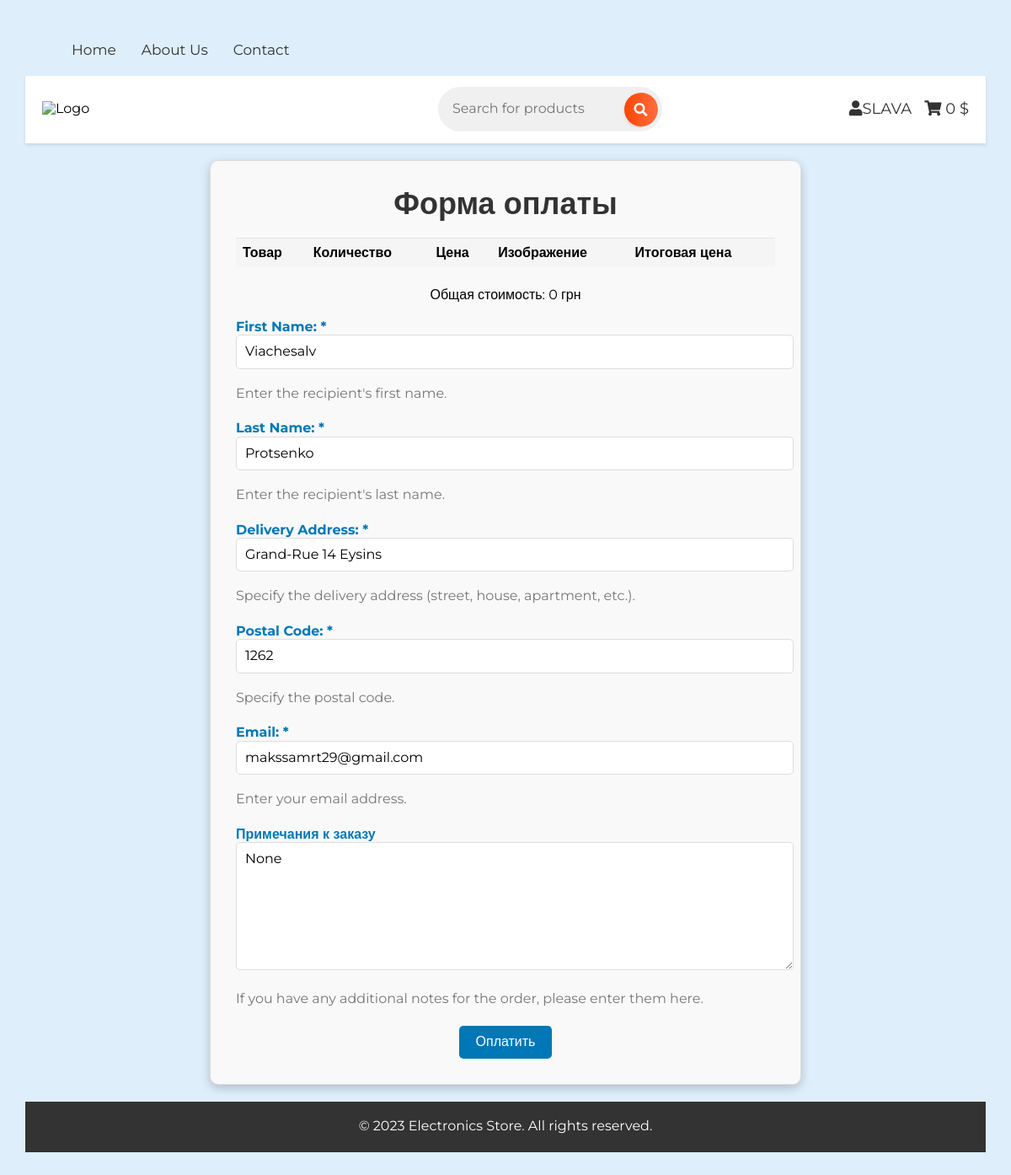
/payment-and-orders/payment-form/ (signed in), run on an earlier commit of the app's database.
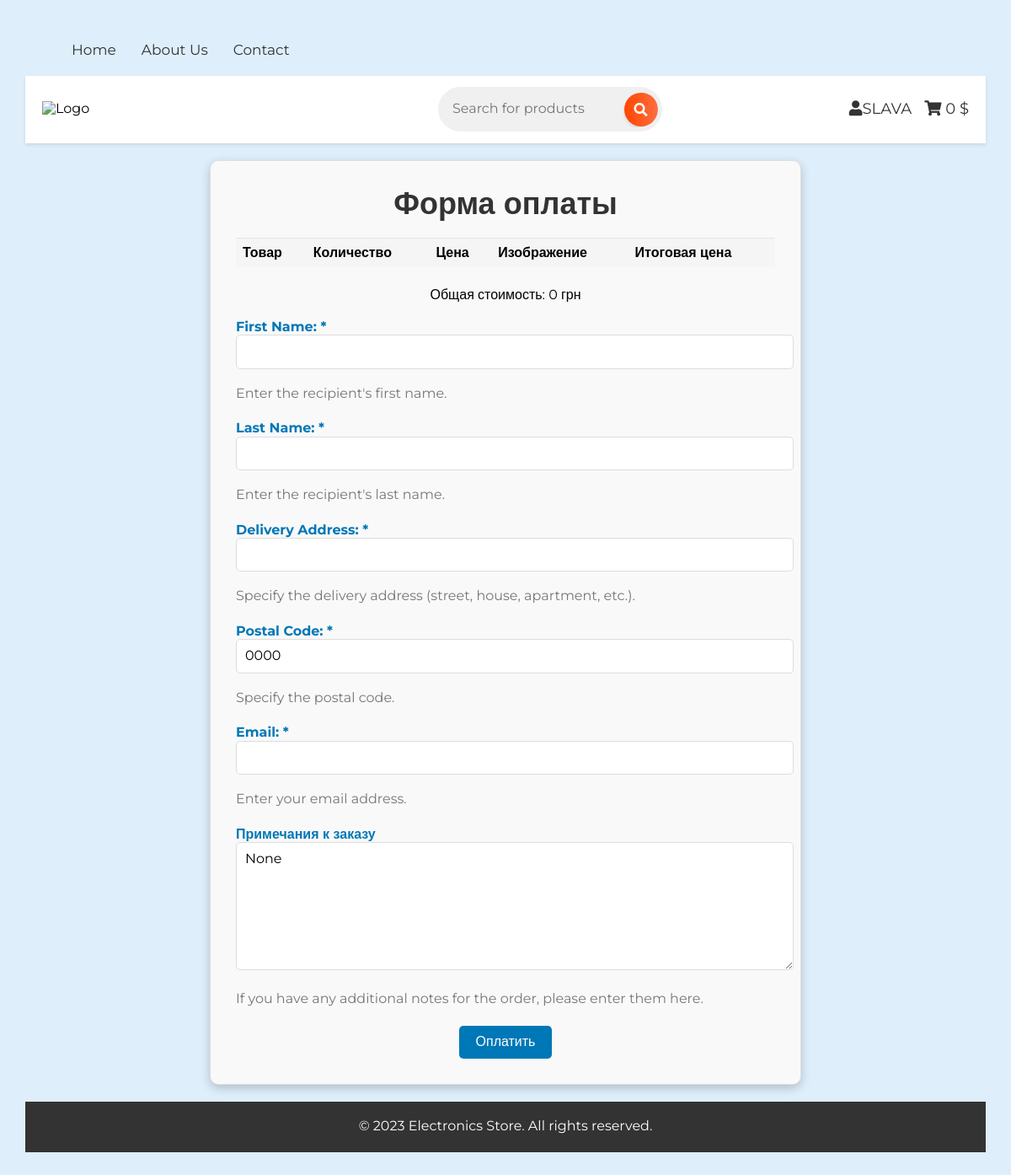
And on a later commit of the database.
### usersApp/models.py (models this page shows, shortened)
class CustomUser(AbstractBaseUser, PermissionsMixin):
    email = models.EmailField(verbose_name='Електронна пошта')
    username = models.CharField(max_length=150, unique=True, blank=True, verbose_name='Ім\'я користувача')
    first_name = models.CharField(max_length=150, blank=True, verbose_name='Ім\'я')
    last_name = models.CharField(max_length=150, blank=True, verbose_name='Прізвище')
    phone_number = models.CharField(max_length=20, blank=True, verbose_name='Номер телефону')
    shipping_address = models.CharField(max_length=255, blank=True, verbose_name='Адреса доставки')
    postal_code = models.CharField(max_length=4, blank=True, null=True, default='0000', verbose_name='Поштовий індекс')
    is_active = models.BooleanField(default=True, verbose_name='Активний')
    is_staff = models.BooleanField(default=False, verbose_name='Персонал')
    date_joined = models.DateTimeField(default=timezone.now, verbose_name='Дата реєстрації')
    objects = CustomUserManager()
    USERNAME_FIELD = 'username'
    REQUIRED_FIELDS = []
    class Meta:
        verbose_name = 'Користувач'
        verbose_name_plural = 'Користувачі'

### payment_and_orders_App/views.py (the view)
# urls.py: path('payment-form/', views.order_and_payment, name='payment_form'),
def order_and_payment(request):
    categories = Category.objects.all()
    user_data = get_object_or_404(CustomUser, pk=request.user.pk)
    form = OrderForm(initial={
        'first_name': user_data.first_name,
        'last_name': user_data.last_name,
        'delivery_address': user_data.shipping_address,
        'email': user_data.email,
        'phone_number': user_data.phone_number,
        'delivery_postal_code': user_data.postal_code,
    })
    cart_items, total_price = get_cart_info(request.user)
    context = {
        'form': form,
        'categories': categories,
        'cart_items': cart_items,
        'total_price': total_price,
    }
    return render(request, 'payment_and_orders_App/payment_form.html', context)

### mainapp/context_processors.py (called while the page is built)
def calculate_cart_total(user):
    total = 0
    if user.is_authenticated:
        cart_items = CartItem.objects.filter(user=user)
        for cart_item in cart_items:
            total += cart_item.quantity * cart_item.product.product_price
    return total

def cart_total(request):
    total = calculate_cart_total(request.user)
    return {'cart_total': total}

def get_username(request):
    user = get_user(request)
    username = user.username if user.is_authenticated else None
    return {'username': username}

### payment_and_orders_App/views.py (called while the page is built)
def get_cart_info(user):
    cart_items = CartItem.objects.filter(user=user)
    total_price = 0
    for cart_item in cart_items:
        cart_item.total_price = cart_item.quantity * cart_item.product.product_price
        total_price += cart_item.total_price
    return cart_items, total_price

### payment_and_orders_App/templates/payment_and_orders_App/payment_form.html (shortened to what this page needs)
{% extends 'mainApp/base.html' %}
{% block contents %}
<div class="payment-and-orders-App-container">
    <form method="post" action="{% url 'payment_form_success' %}">
        <h2 class="payment-and-orders-App-title">Форма оплаты</h2>
        <table class="table table-striped">
            <thead>
                <tr>
                    <th>Товар</th>
                    <th>Количество</th>
                    <th>Цена</th>
                    <th>Изображение</th>
                    <th>Итоговая цена</th>
                </tr>
            </thead>
        </table>
    <p>Общая стоимость: {{ total_price }} грн</p>
        <div class="payment-and-orders-App-form-field">
            <label for="{{ form.first_name.id_for_label }}" class="payment-and-orders-App-label">{{ form.first_name.label_tag }} *</label>
            <input required type="text" class="payment-and-orders-App-input" id="{{ form.first_name.id_for_label }}" name="{{ form.first_name.name }}" value="{{ form.first_name.value }}">
            <p class="payment-and-orders-App-help-text">{{ form.first_name.help_text }}</p>
        </div>
        <div class="payment-and-orders-App-form-field">
            <label for="{{ form.last_name.id_for_label }}" class="payment-and-orders-App-label">{{ form.last_name.label_tag }} *</label>
            <input required type="text" class="payment-and-orders-App-input" id="{{ form.last_name.id_for_label }}" name="{{ form.last_name.name }}" value="{{ form.last_name.value }}">
            <p class="payment-and-orders-App-help-text">{{ form.last_name.help_text }}</p>
        </div>
        <div class="payment-and-orders-App-form-field">
            <label for="{{ form.delivery_address.id_for_label }}" class="payment-and-orders-App-label">{{ form.delivery_address.label_tag }} *</label>
            <input required type="text" class="payment-and-orders-App-input" id="{{ form.delivery_address.id_for_label }}" name="{{ form.delivery_address.name }}" value="{{ form.delivery_address.value }}">
            <p class="payment-and-orders-App-help-text">{{ form.delivery_address.help_text }}</p>
        </div>
        <div class="payment-and-orders-App-form-field">
            <label for="{{ form.delivery_postal_code.id_for_label }}" class="payment-and-orders-App-label">{{ form.delivery_postal_code.label_tag }} *</label>
            <input required type="text" class="payment-and-orders-App-input" id="{{ form.delivery_postal_code.id_for_label }}" name="{{ form.delivery_postal_code.name }}" value="{{ form.delivery_postal_code.value }}">
            <p class="payment-and-orders-App-help-text">{{ form.delivery_postal_code.help_text }}</p>
        </div>
        <div class="payment-and-orders-App-form-field">
            <label for="{{ form.email.id_for_label }}" class="payment-and-orders-App-label">{{ form.email.label_tag }} *</label>
            <input required type="email" class="payment-and-orders-App-input" id="{{ form.email.id_for_label }}" name="{{ form.email.name }}" value="{{ form.email.value }}">
            <p class="payment-and-orders-App-help-text">{{ form.email.help_text }}</p>
        </div>
        <div class="payment-and-orders-App-form-field">
            <label for="{{ form.notes.id_for_label }}" class="payment-and-orders-App-label">Примечания к заказу</label>
            <textarea class="payment-and-orders-App-textarea" id="{{ form.notes.id_for_label }}" name="{{ form.notes.name }}">{{ form.notes.value }}</textarea>
            <p class="payment-and-orders-App-help-text">{{ form.notes.help_text }}</p>
        </div>
        <input type="submit" class="payment-and-orders-App-button" value="Оплатить">
    </form>
</div>
{% endblock %}

### mainapp/templates/mainapp/base.html (shortened to what this page needs)
{% load static %}
<!DOCTYPE html>
<html>
<head>
    <link rel="stylesheet" href="https://cdnjs.cloudflare.com/ajax/libs/font-awesome/5.15.3/css/all.min.css">
</head>
<body>
<div class="wrapper">
    <nav class="top-nav">
        <ul class="top-nav__menu">
            <li class="top-nav__item"><a class="nav-menu__link" href="{% url 'home' %}">Home</a></li>
            <li class="top-nav__item"><a class="nav-menu__link" href="#">About Us</a></li>
            <li class="top-nav__item"><a class="nav-menu__link" href="#">Contact</a></li>
        </ul>
    </nav>
    <header>
        <div class="header__logo">
            <img src="https://www.w3schools.com/images/w3schools_logo.png" alt="Logo">
        </div>
        <div class="search-form">
            <form action="/search" method="GET">
                <div class="search">
                    <input type="text" id="search-input" name="q" placeholder="Search for products">
                    <button type="submit" title="Search"><i class="fas fa-search"></i></button>
                </div>
            </form>
        </div>
        <div class="user-controls">
            <a href="{% url 'profile' %}"><i class="fas fa-user"></i>{{ username|default:"Your account" }}</a>
            <a href="{% url 'cart' %}">
                <i class="fas fa-shopping-cart"></i>
                <span id="cart-total-amount">{{ cart_total }}</span> $
            </a>
        </div>
    </header>
    <main class="content">
        {% block contents %}
        {% endblock %}
    </main>
    <footer class="footer">
        <p>© 2023 Electronics Store. All rights reserved.</p>
    </footer>
</div>
</body>
</html>

What changed in the data, as far as the page shows it:
changed CustomUser "SLAVA": delivery_postal_code "1262" → "0000"; first_name "Viachesalv" → (not shown); last_name "Protsenko" → (not shown); delivery_address "Grand-Rue 14 Eysins" → (not shown); email "makssamrt29@gmail.com" → (not shown)
